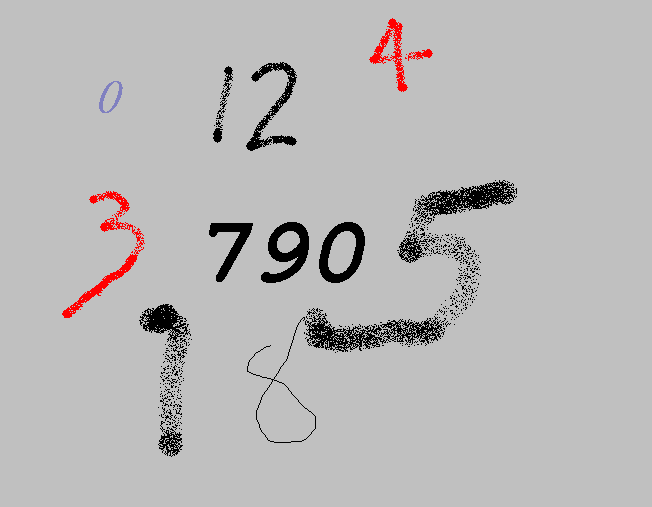
%> input picture h6/number.bmp, 652 x 507 px
$ octave --eval "result = trainDigit('number.bmp');"   (GNU Octave 9; MATLAB toolbox functions it lacks are replaced by stand-ins)
%> lines starting %> are read from the running program, lines starting %| are printed output that depends on the picture; in (x1, y1, x2, y2) boxes, pixels count from 0 and x2, y2 are one past the last pixel; in counts of white or black regions, pixels touching at a corner belong together; the program's own positions count from 1
function cenD=trainDigit(train_img_path)
%> called with train_img_path = 'number.bmp'
[I,map]=imread(train_img_path);
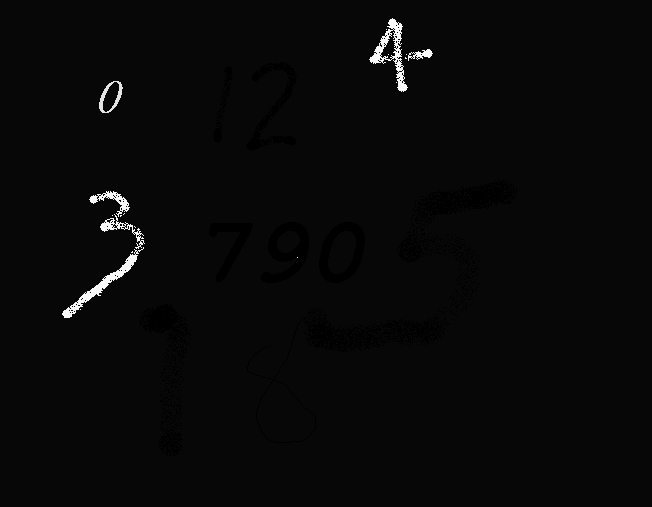
%> I: size 507x652 uint8; min 0, max 255, mean 8.6
%> map = 256 rows, first 12: [0 0 0; 0.502 0 0; 0 0.502 0; 0.502 0.502 0; 0 0 0.502; 0.502 0 0.502; 0 0.502 0.502; 0.753 0.753 0.753; 0.753 0.863 0.753; 0.651 0.792 0.941; 0.251 0.125 0; 0.376 0.125 0]
I=~I;
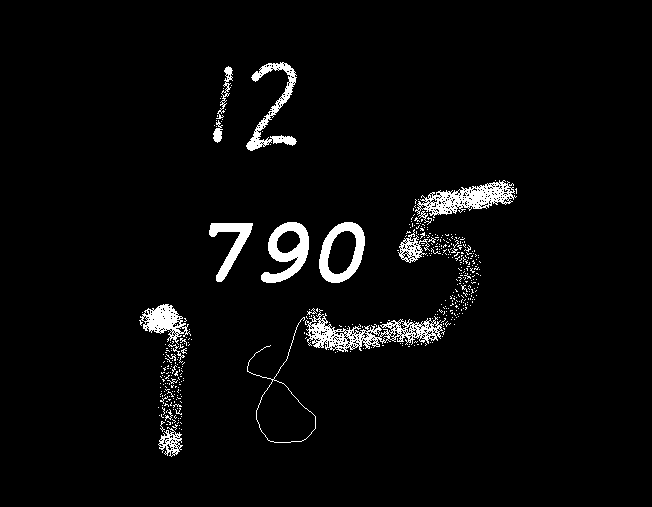
%> I: size 507x652 logical; 3.6% white; 433 white regions (413 under 20 px), largest, box (x1, y1, x2, y2) and area: (305, 309, 443, 352) 1990, (415, 180, 517, 218) 1593, (261, 222, 309, 283) 1372
%imshow(I);
I=bwmorph(I,'thin',Inf);
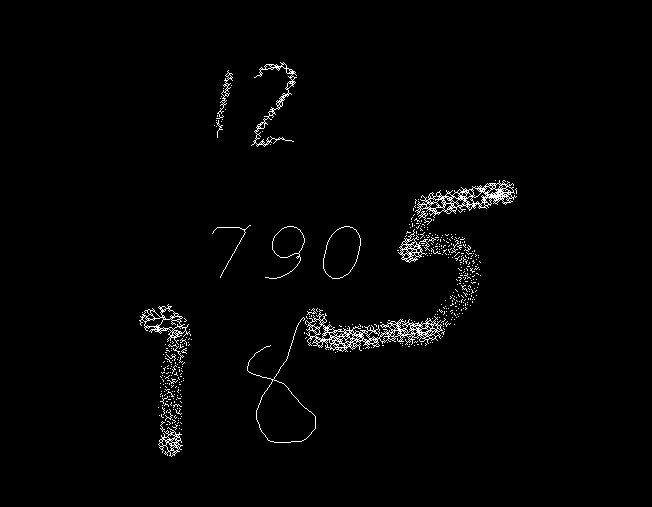
%> I: size 507x652 logical; 1.7% white in thin lines or dots, all inside (x1, y1, x2, y2) = (139, 62, 517, 457)
I=imdilate(I, ones(3,3));
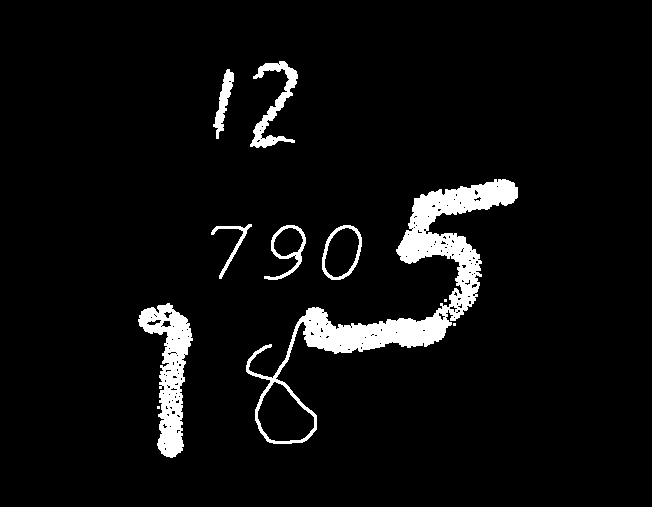
%> I: size 507x652 logical; 5.4% white; 10 white regions (3 under 20 px), largest, box (x1, y1, x2, y2) and area: (246, 179, 518, 444) 10918, (138, 303, 193, 458) 3720, (250, 61, 298, 148) 1273
[L,trash]=bwlabel(I);
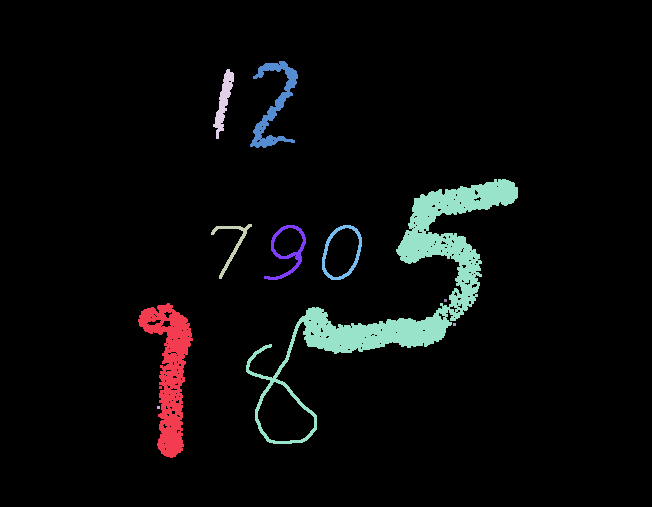
%> L: size 507x652 double; 11 distinct labels, from 0 to 10; one colour per label, 0 black
%> trash = 10
cenD=regionprops(L,'Image','Centroid');
%> cenD = 10 regions; first 5, Centroid: [170.7 373.9], [159 408], [232.6 243.8], [224.3 101.9], [406.2 286.8]
%> `result = trainDigit('number.bmp');`: result has the same summary as cenD in trainDigit
end
